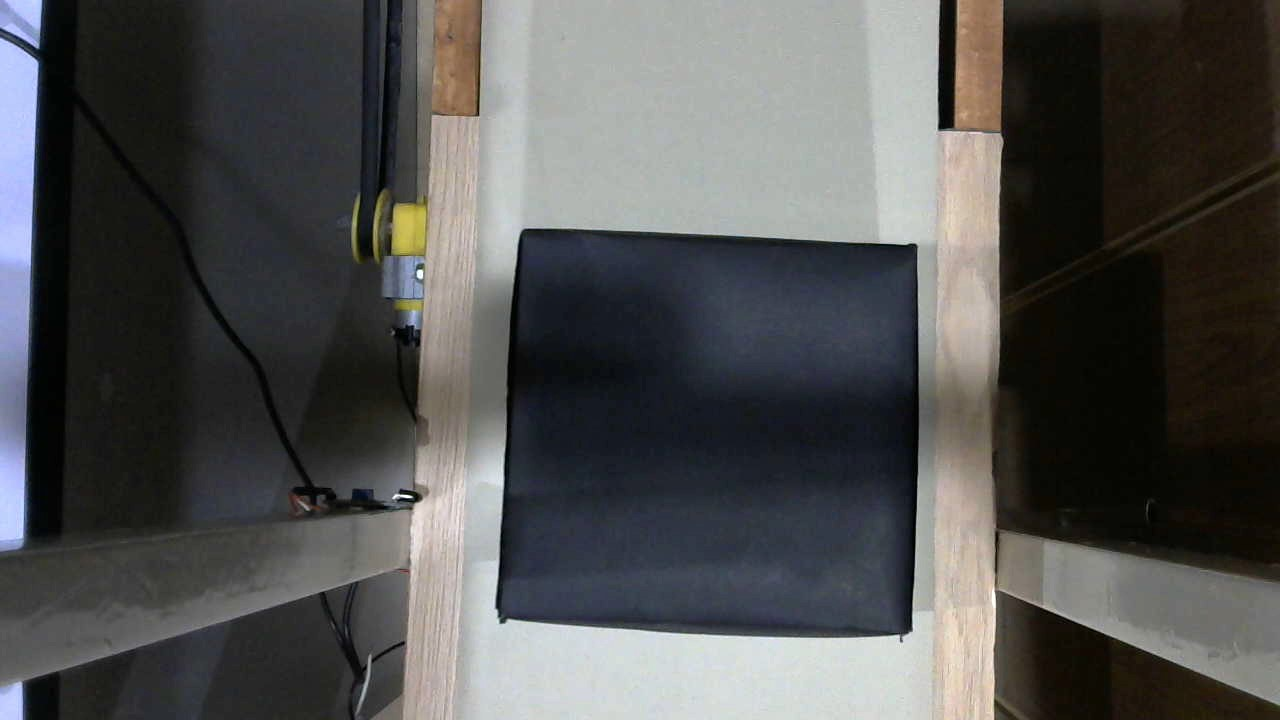
#> input picture images/WIN_20230502_21_35_07_Pro.jpg, 1280 x 720 px, found by its file name
$ python segmentation.py
#> lines starting #> are read from the running program, lines starting #| are printed output that depends on the picture; after the words box and inside, x2 and y2 are one past the last pixel; in counts of white or black regions, pixels touching at a corner belong together
import cv2
from skimage import filters
import numpy as np

# Membaca gambar dalam format grayscale
image = cv2.imread("images/WIN_20230502_21_35_07_Pro.jpg")
#> image is the input picture: shape (720, 1280, 3); mean B, G, R 80.7, 81.3, 81.1
image = cv2.resize(image, None, fx=0.5, fy=0.5)
#> image: shape (360, 640, 3)
gray_image = cv2.cvtColor(image, cv2.COLOR_BGR2GRAY)
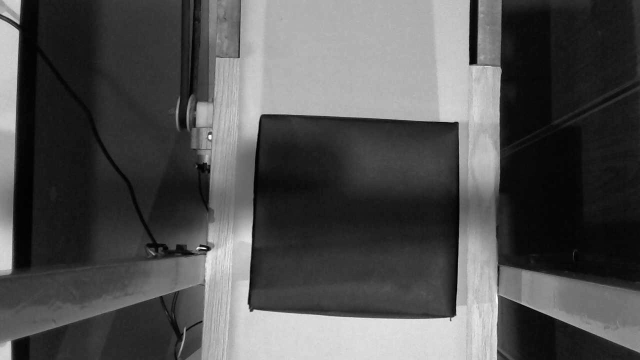
#> gray_image: shape (360, 640); min 0, max 253, mean 81.3

# Menerapkan Li's thresholding
thresh_li = filters.threshold_li(gray_image.astype(np.uint8))
#> thresh_li = 83.6
binary_li = gray_image > thresh_li  # matriks dengan format boolean
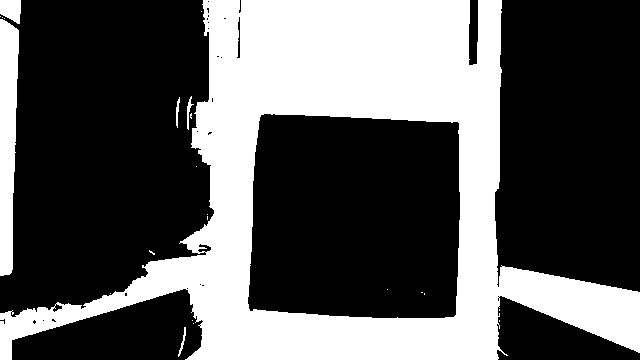
#> binary_li: shape (360, 640) bool; 35.5% white; 23 white regions (17 under 20 px), largest, box (x1, y1, x2, y2) and area: (0, 0, 640, 360) 77365, (0, 19, 19, 276) 3873, (0, 0, 21, 24) 398, (187, 96, 194, 130) 82, (176, 97, 180, 128) 65, (178, 327, 186, 357) 64
binary_li = cv2.bitwise_not(
    binary_li.astype(np.uint8) * 255
)  # mengubah format boolean menjadi uint

# Menerapkan closing pada hasil citra biner
se = cv2.getStructuringElement(cv2.MORPH_RECT, (3, 3))
# print(se)
result = cv2.morphologyEx(binary_li, cv2.MORPH_CLOSE, se)
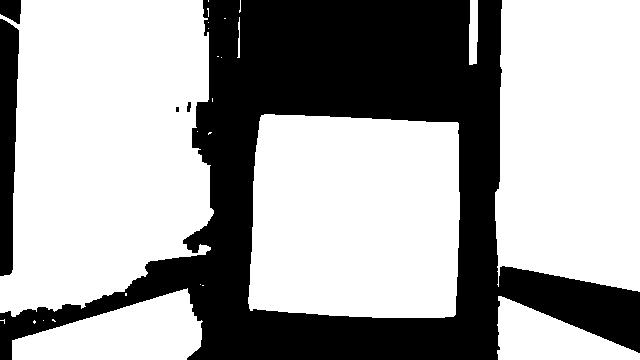
#> result: shape (360, 640); 64.6% white; 5 black regions (1 under 20 px), largest, box (x1, y1, x2, y2) and area: (0, 0, 640, 360) 77181, (0, 19, 19, 276) 3870, (0, 0, 21, 24) 398, (187, 102, 191, 112) 32

# Memotong gambar asli dengan menggunakan mask yang telah diciptakan
masked_image = cv2.bitwise_and(src1=image, src2=image, mask=result)
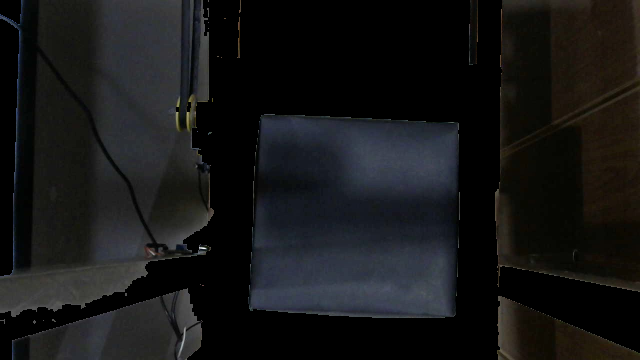
#> masked_image: shape (360, 640, 3); mean B, G, R 22.5, 22.1, 21.8


# Menampilkan hasil
cv2.imshow("Original Image", image)
cv2.imshow("Li's Thresholding", binary_li)
cv2.imshow("Closing", result)
cv2.imshow("Final Result", masked_image)

cv2.waitKey(0)
cv2.destroyAllWindows()

$ run again, with images/WIN_20250516_20_13_50_Pro.jpg copied over images/WIN_20230502_21_35_07_Pro.jpg
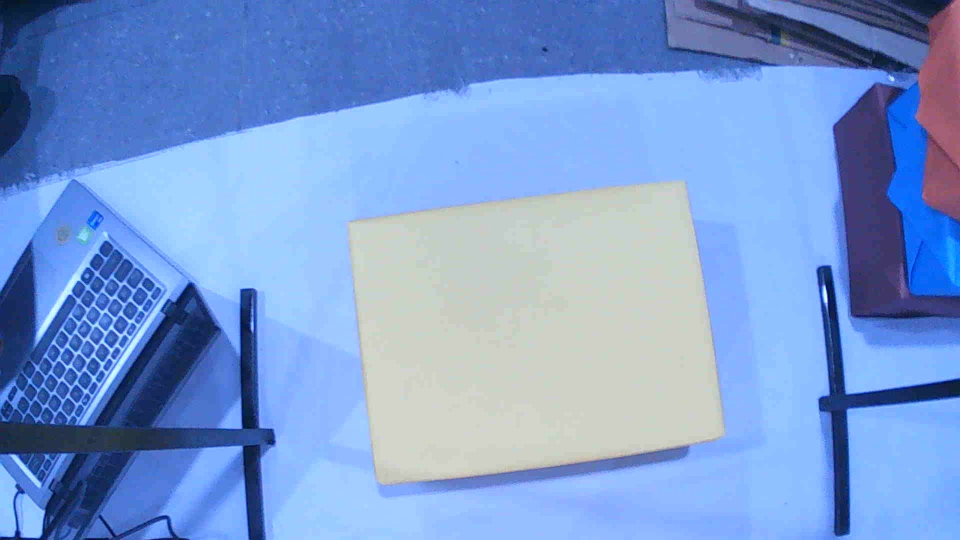
#> input picture images/WIN_20250516_20_13_50_Pro.jpg, 1920 x 1080 px, found by its file name (shown at 1/2 size)
#> image is the input picture: shape (1080, 1920, 3); mean B, G, R 210.4, 155.1, 122
#> image: shape (540, 960, 3)
#> thresh_li = 132.3
#> `binary_li = gray_image > thresh_li`:
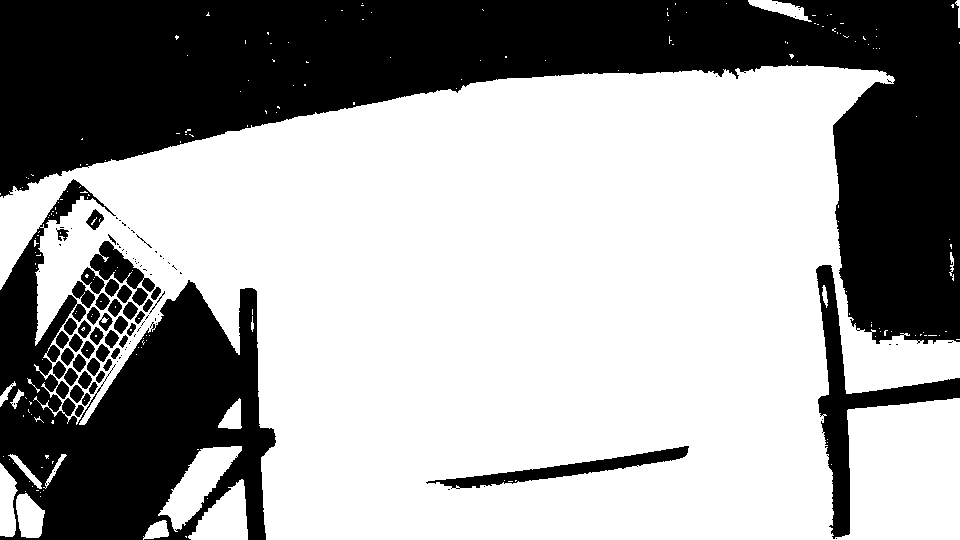
#> binary_li: shape (540, 960) bool; 62.9% white; 103 black regions (57 under 20 px), largest, box (x1, y1, x2, y2) and area: (0, 0, 960, 344) 128068, (0, 179, 276, 540) 47823, (816, 265, 960, 539) 6957
#> result: shape (540, 960); 37.7% white; 38 white regions (31 under 20 px), largest, box (x1, y1, x2, y2) and area: (0, 0, 960, 344) 128623, (0, 179, 276, 540) 56472, (816, 265, 960, 540) 7025
#> `masked_image = cv2.bitwise_and(src1=image, src2=image, mask=result)`:
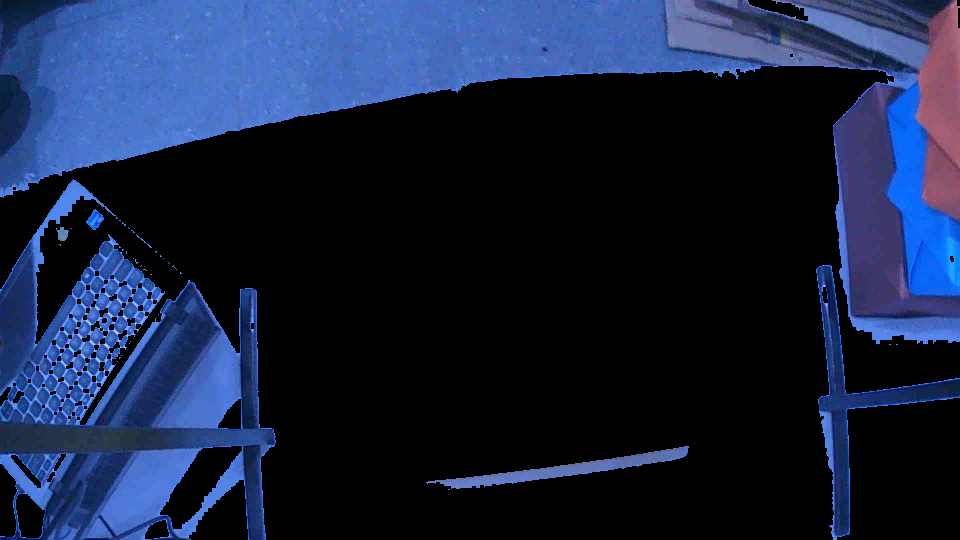
#> masked_image: shape (540, 960, 3); mean B, G, R 62.3, 34.5, 23.1

$ run again, with images/6.jpg copied over images/WIN_20230502_21_35_07_Pro.jpg
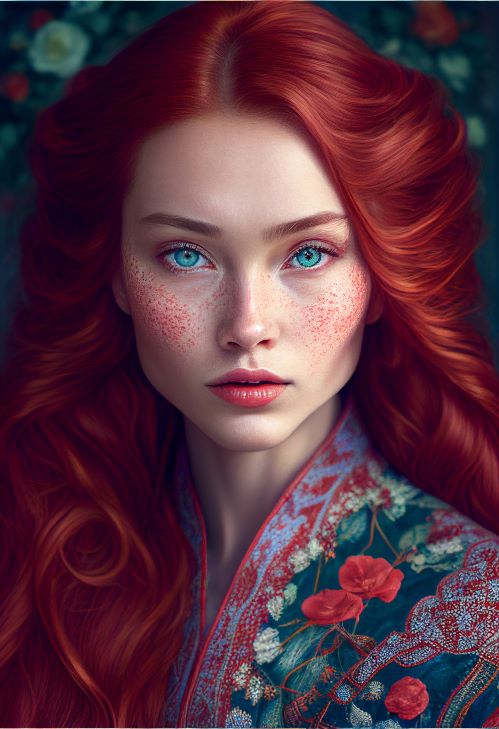
#> input picture images/6.jpg, 499 x 729 px, found by its file name
#> image is the input picture: shape (729, 499, 3); mean B, G, R 63.7, 48.6, 86.7
#> image: shape (364, 250, 3)
#> thresh_li = 64.86
#> `binary_li = gray_image > thresh_li`:
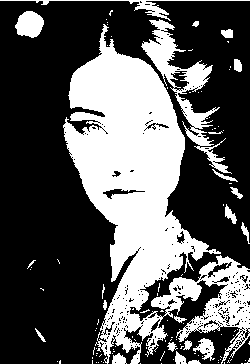
#> binary_li: shape (364, 250) bool; 34.7% white; 112 white regions (89 under 20 px), largest, box (x1, y1, x2, y2) and area: (63, 24, 250, 364) 26029, (141, 19, 232, 174) 2845, (15, 11, 44, 38) 572
#> result: shape (364, 250); 68.6% white; 51 black regions (15 under 20 px), largest, box (x1, y1, x2, y2) and area: (64, 33, 208, 354) 20957, (203, 256, 250, 328) 1486, (142, 20, 177, 80) 1061
#> `masked_image = cv2.bitwise_and(src1=image, src2=image, mask=result)`:
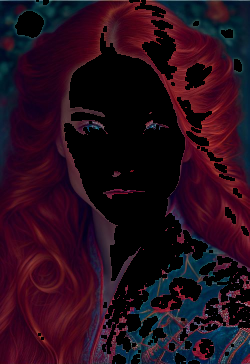
#> masked_image: shape (364, 250, 3); mean B, G, R 27.4, 13.1, 38.6
